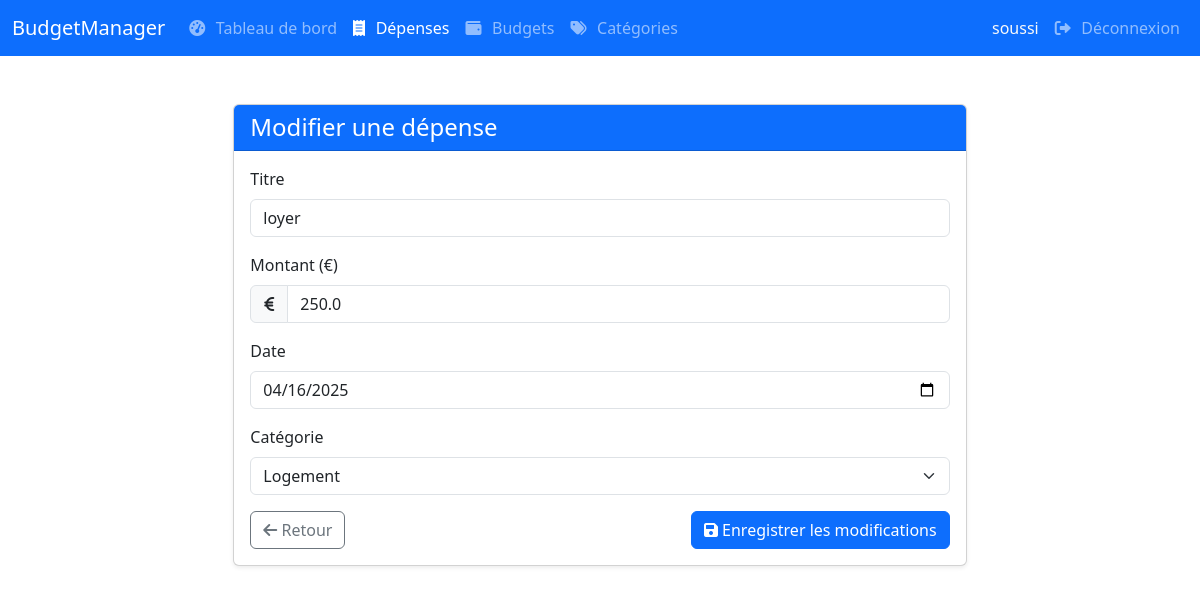
The page /expenses/edit/4 (signed in) on the database its author committed.
### tables this page shows
CREATE TABLE users(
               id INTEGER PRIMARY KEY AUTOINCREMENT,
               name TEXT UNIQUE NOT NULL,
               email TEXT UNIQUE NOT NULL,
               password_hash TEXT NOT NULL
               );

CREATE TABLE expenses(
               id INTEGER PRIMARY KEY AUTOINCREMENT,
               title TEXT NOT NULL,
               amount REAL NOT NULL,
               date TEXT NOT NULL,
               category_id INTEGER,
               user_id INTEGER,
               FOREIGN KEY(category_id) REFERENCES categories(id),
               FOREIGN KEY(user_id) REFERENCES users(id)
    );

CREATE TABLE categories (
    id INTEGER PRIMARY KEY AUTOINCREMENT,
    name TEXT NOT NULL,
    user_id INTEGER,
    FOREIGN KEY(user_id) REFERENCES users(id));

### controllers/expense_controller.py (the view, shortened to what this page needs)
@expense_bp.route('/edit/<int:expense_id>', methods=['GET', 'POST'])
@login_required
def edit_expense(expense_id):
    user_id = session['user_id']
    expense = model.get_expense(expense_id, user_id)
    if not expense:
        flash('Dépense introuvable.', 'danger')
        return redirect(url_for('expense.list_expenses'))
    categories = model.get_categories(user_id)
    return render_template('expenses/add.html',
                          categories=categories,
                          expense=expense)

### app.py (called while the page is built)
@app.before_request
def load_logged_in_user():
    user_id = session.get('user_id')
    if user_id is None:
        g.user = None
    else:
        g.user = model.get_user(user_id)

### controllers/expense_controller.py (called while the page is built)
def login_required(view):
    @wraps(view)
    def wrapped_view(**kwargs):
        if g.user is None:
            flash('Vous devez vous connecter pour accéder à cette page.', 'danger')
            return redirect(url_for('auth.login'))
        return view(**kwargs)
    return wrapped_view

### data_model.py (called while the page is built)
def db_fetch(query, args=(), all=False, db_name=DBFILENAME):
    with sqlite3.connect(db_name) as conn:
        conn.row_factory = sqlite3.Row
        cur = conn.execute(query, args)
        if all:
            res = cur.fetchall()
            if res:
                res = [dict(e) for e in res]
            else:
                res = []
        else:
            res = cur.fetchone()
            if res:
                res = dict(res)
    return res

def get_user(user_id):
    return db_fetch('SELECT id, name, email FROM users WHERE id = ?', (user_id,))

def get_categories(user_id):
    return db_fetch('SELECT id, name FROM categories WHERE user_id = ? ORDER BY name',
                    (user_id,), all=True)

def get_expense(expense_id, user_id):
    return db_fetch('''
        SELECT e.id, e.title, e.amount, e.date, e.category_id,
               c.name as category_name
        FROM expenses e
        LEFT JOIN categories c ON e.category_id = c.id
        WHERE e.id = ? AND e.user_id = ?
    ''', (expense_id, user_id))

### templates/expenses/add.html (shortened to what this page needs)
{% extends "layout.html" %}
{% block content %}
<div class="container-fluid">
    <div class="row justify-content-center">
        <div class="col-md-8">
            <div class="card shadow-sm">
                <div class="card-header bg-primary text-white">
                    <h4 class="card-title mb-0">{{ 'Modifier' if expense else 'Ajouter' }} une dépense</h4>
                </div>
                <div class="card-body">
                    <form method="post" action="{{ url_for('expense.edit_expense', expense_id=expense.id) if expense else url_for('expense.add_expense') }}">
                        <div class="mb-3">
                            <label for="title" class="form-label">Titre</label>
                            <input type="text" class="form-control" id="title" name="title" value="{{ expense.title if expense else '' }}" required>
                        </div>
                        <div class="mb-3">
                            <label for="amount" class="form-label">Montant (€)</label>
                            <div class="input-group">
                                <span class="input-group-text"><i class="fas fa-euro-sign"></i></span>
                                <input type="number" class="form-control" id="amount" name="amount" step="0.01" min="0.01" value="{{ expense.amount if expense else '' }}" required>
                            </div>
                        </div>
                        <div class="mb-3">
                            <label for="date" class="form-label">Date</label>
                            <input type="date" class="form-control" id="date" name="date" value="{{ expense.date if expense else default_date }}" required>
                        </div>
                        <div class="mb-3">
                            <label for="category_id" class="form-label">Catégorie</label>
                            <select class="form-select" id="category_id" name="category_id">
                                {% for category in categories %}
                                    <option value="{{ category.id }}" {% if expense and expense.category_id == category.id %}selected{% endif %}>
                                        {{ category.name }}
                                    </option>
                                {% endfor %}
                            </select>
                        </div>
                        <div class="d-flex justify-content-between">
                            <a href="{{ url_for('expense.list_expenses') }}" class="btn btn-outline-secondary">
                                <i class="fas fa-arrow-left"></i> Retour
                            </a>
                            <button type="submit" class="btn btn-primary">
                                <i class="fas {{ 'fa-save' if expense else 'fa-plus' }}"></i>
                                {{ 'Enregistrer les modifications' if expense else 'Ajouter la dépense' }}
                            </button>
                        </div>
                    </form>
                </div>
            </div>
        </div>
    </div>
</div>
{% endblock %}

### templates/layout.html (shortened to what this page needs)
<!DOCTYPE html>
<html lang="fr">
<head>
    <link href="https://cdn.jsdelivr.net/npm/bootstrap@5.3.0-alpha1/dist/css/bootstrap.min.css" rel="stylesheet">
    <link rel="stylesheet" href="https://cdnjs.cloudflare.com/ajax/libs/font-awesome/6.0.0/css/all.min.css">
</head>
<body>
    <nav class="navbar navbar-expand-lg navbar-dark bg-primary">
        <div class="container-fluid">
            <a class="navbar-brand" href="{{ url_for('dashboard') }}">BudgetManager</a>
            <div class="collapse navbar-collapse" id="navbarNav">
                <ul class="navbar-nav me-auto">
                    {% if g.user %}
                    <li class="nav-item">
                        <a class="nav-link {% if request.endpoint == 'dashboard' %}active{% endif %}" href="{{ url_for('dashboard') }}">
                            <i class="fas fa-tachometer-alt"></i> Tableau de bord
                        </a>
                    </li>
                    <li class="nav-item">
                        <a class="nav-link {% if request.endpoint.startswith('expense.') %}active{% endif %}" href="{{ url_for('expense.list_expenses') }}">
                            <i class="fas fa-receipt"></i> Dépenses
                        </a>
                    </li>
                    <li class="nav-item">
                        <a class="nav-link {% if request.endpoint.startswith('budget.') %}active{% endif %}" href="{{ url_for('budget.list_budgets') }}">
                            <i class="fas fa-wallet"></i> Budgets
                        </a>
                    </li>
                    <li class="nav-item">
                        <a class="nav-link {% if request.endpoint.startswith('category.') %}active{% endif %}" href="{{ url_for('category.manage_categories') }}">
                            <i class="fas fa-tags"></i> Catégories
                        </a>
                    </li>
                    {% endif %}
                </ul>
                <ul class="navbar-nav">
                    {% if g.user %}
                    <li class="nav-item nav-user">
                        <span class="text-light d-none d-sm-inline">{{ g.user.name }}</span>
                        <a class="nav-link" href="{{ url_for('auth.logout') }}">
                            <i class="fas fa-sign-out-alt"></i> Déconnexion
                        </a>
                    </li>
                    {% endif %}
                </ul>
            </div>
        </div>
    </nav>
    <div class="container-fluid">
        <div class="row">
            <main class="col-12 content">
                {% block content %}{% endblock %}
            </main>
        </div>
    </div>
</body>
</html>

### templates/layout.html (style rules this page uses)
.content { padding: 2rem; }
.nav-user { display: flex; align-items: center; }
.nav-user span { margin-right: 0.5rem; }
.navbar-nav .nav-link i { margin-right: 0.4rem; }

### rows shown on the page
users: user.name "soussi"
expenses: title "loyer", amount "250.0", date "04/16/2025", category_id "Logement"

### other values the page prints
{{ 'Modifier' if expense else 'Ajouter' }} "Modifier"
{{ 'Enregistrer les modifications' if expense else 'Ajouter la dépense' }} "Enregistrer les modifications"
